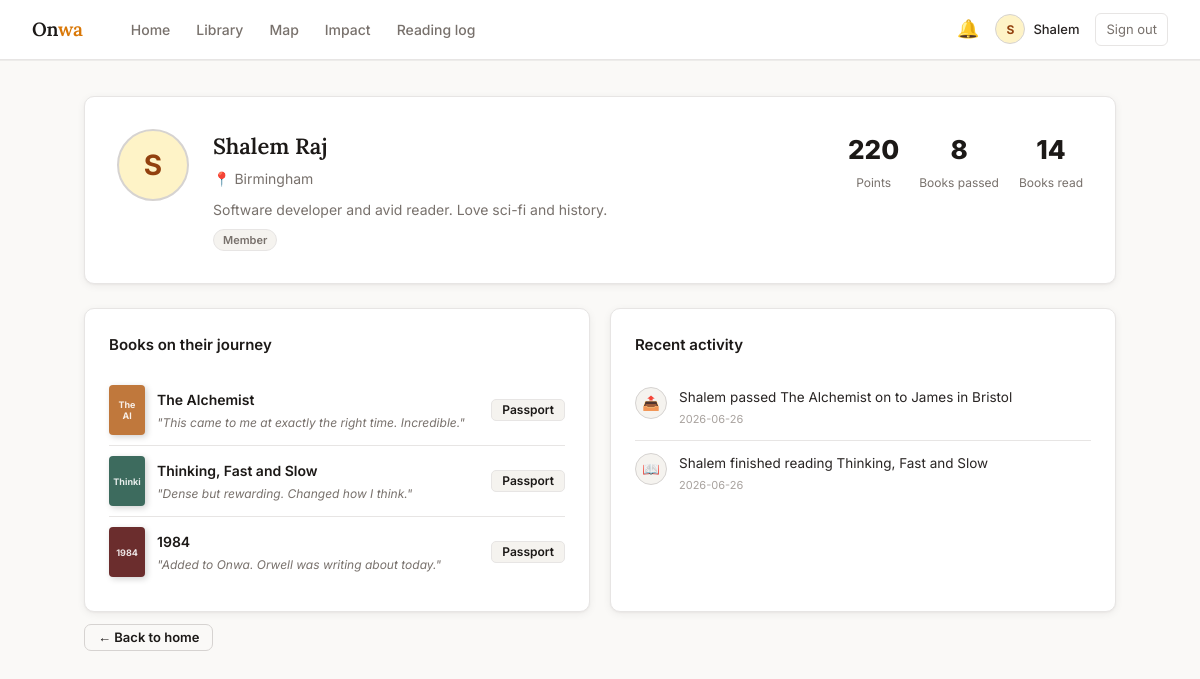
Page /profile/2 (signed in) on the committed database.
### tables this page shows
CREATE TABLE users (
            id INTEGER PRIMARY KEY AUTOINCREMENT,
            name TEXT NOT NULL,
            email TEXT UNIQUE NOT NULL,
            password TEXT NOT NULL,
            role TEXT DEFAULT 'member',
            bio TEXT DEFAULT '',
            location TEXT DEFAULT '',
            points INTEGER DEFAULT 0,
            books_passed INTEGER DEFAULT 0,
            books_read INTEGER DEFAULT 0,
            date_joined DATETIME DEFAULT CURRENT_TIMESTAMP
        );

CREATE TABLE passport_entries (
            id INTEGER PRIMARY KEY AUTOINCREMENT,
            book_id INTEGER NOT NULL,
            user_id INTEGER NOT NULL,
            location TEXT,
            note TEXT,
            miles_travelled REAL DEFAULT 0,
            date_received DATETIME DEFAULT CURRENT_TIMESTAMP
        );

CREATE TABLE books (
            id INTEGER PRIMARY KEY AUTOINCREMENT,
            title TEXT NOT NULL,
            author TEXT NOT NULL,
            genre TEXT,
            description TEXT,
            cover_color TEXT DEFAULT '#4A90D9',
            passport_code TEXT UNIQUE,
            current_holder_id INTEGER,
            status TEXT DEFAULT 'circulating',
            total_miles REAL DEFAULT 0,
            total_readers INTEGER DEFAULT 0,
            added_by INTEGER,
            date_added DATETIME DEFAULT CURRENT_TIMESTAMP
        );

CREATE TABLE activity (
            id INTEGER PRIMARY KEY AUTOINCREMENT,
            user_id INTEGER NOT NULL,
            type TEXT NOT NULL,
            book_id INTEGER,
            message TEXT,
            date DATETIME DEFAULT CURRENT_TIMESTAMP
        );

### app.py (the view)
@app.route('/profile/<int:uid>')
def profile(uid):
    if 'user_id' not in session:
        return redirect('/login')
    conn = get_db()
    user = conn.execute("SELECT * FROM users WHERE id=?", (uid,)).fetchone()
    if not user:
        return "User not found", 404
    passed = conn.execute("SELECT p.*,b.title,b.cover_color,b.passport_code FROM passport_entries p JOIN books b ON b.id=p.book_id WHERE p.user_id=? ORDER BY p.date_received DESC", (uid,)).fetchall()
    activity = conn.execute("SELECT a.*,b.title as btitle FROM activity a LEFT JOIN books b ON b.id=a.book_id WHERE a.user_id=? ORDER BY a.date DESC LIMIT 10", (uid,)).fetchall()
    conn.close()
    return render_template('profile.html', user=user, passed=passed, activity=activity)

### app.py (called while the page is built)
def get_db():
    conn = sqlite3.connect(DB)
    conn.row_factory = sqlite3.Row
    return conn

### templates/profile.html (shortened to what this page needs)
{% extends 'base.html' %}
{% block body %}
<div class="page">
  <div class="card" style="margin-bottom:24px;padding:32px">
    <div style="display:flex;gap:24px;align-items:flex-start;flex-wrap:wrap">
      <div style="width:72px;height:72px;border-radius:50%;background:var(--amber-bg);color:var(--amber);font-size:28px;font-weight:700;display:flex;align-items:center;justify-content:center;border:2px solid var(--border-2);flex-shrink:0">{{ user['name'][0] }}</div>
      <div style="flex:1">
        <h1 style="font-family:'Lora',serif;font-size:22px;font-weight:600;color:var(--ink);margin-bottom:4px">{{ user['name'] }}</h1>
        {% if user['location'] %}<div style="font-size:14px;color:var(--muted);margin-bottom:8px">📍 {{ user['location'] }}</div>{% endif %}
        {% if user['bio'] %}<p style="font-size:14px;color:var(--muted);max-width:500px;line-height:1.6">{{ user['bio'] }}</p>{% endif %}
        <div style="margin-top:6px"><span class="badge {% if user['role']=='admin' %}b-ink{% else %}b-grey{% endif %}">{{ user['role']|title }}</span></div>
      </div>
      <div style="display:flex;gap:20px;flex-shrink:0;flex-wrap:wrap">
        {% for val,lbl in [(user['points'],'Points'),(user['books_passed'],'Books passed'),(user['books_read'],'Books read')] %}
        <div style="text-align:center">
          <div style="font-size:26px;font-weight:800;color:var(--ink)">{{ val }}</div>
          <div style="font-size:12px;color:var(--muted);margin-top:2px">{{ lbl }}</div>
        </div>
        {% endfor %}
      </div>
    </div>
  </div>
  <div class="g2">
    <div class="card">
      <div class="card-title">Books on their journey</div>
      {% if passed %}
        {% for entry in passed %}
        <div style="display:flex;align-items:center;gap:12px;padding:10px 0;{% if not loop.last %}border-bottom:1px solid var(--border);{% endif %}">
          <div class="bcover" style="width:36px;height:50px;background:{{ entry['cover_color'] }}">{{ entry['title'][:6] }}</div>
          <div style="flex:1">
            <div style="font-weight:600;font-size:14px">{{ entry['title'] }}</div>
            {% if entry['note'] %}
            <div style="font-size:12px;color:var(--muted);font-style:italic;margin-top:2px">"{{ entry['note'][:60] }}{% if entry['note']|length > 60 %}…{% endif %}"</div>
            {% endif %}
          </div>
          <a href="/passport/{{ entry['passport_code'] }}" class="btn btn-ghost btn-xs">Passport</a>
        </div>
        {% endfor %}
      {% else %}
      <div class="empty"><div class="empty-icon">📚</div><p>No books yet.</p></div>
      {% endif %}
    </div>
    <div class="card">
      <div class="card-title">Recent activity</div>
      {% if activity %}
        {% for a in activity %}
        <div class="feed-item">
          <div class="feed-avatar" style="font-size:14px">
            {% if a['type']=='passed' %}📤{% elif a['type']=='read' %}📖{% elif a['type']=='queued' %}📋{% elif a['type']=='added' %}➕{% else %}👋{% endif %}
          </div>
          <div>
            <div class="feed-text">{{ a['message'] }}</div>
            <div class="feed-time">{{ a['date'][:10] }}</div>
          </div>
        </div>
        {% endfor %}
      {% else %}
      <div class="empty"><div class="empty-icon">💬</div><p>No activity yet.</p></div>
      {% endif %}
    </div>
  </div>
  <div style="margin-top:12px">
    <a href="/dashboard" class="btn btn-outline btn-sm">← Back to home</a>
  </div>
</div>
{% endblock %}

### static/animations.css (style rules this page uses)
.page { animation: fadeIn 0.5s ease-out; }
.card { animation: fadeInUp 0.6s ease-out backwards; }
.card:nth-child(1) { animation-delay: 0.05s; }
.card:nth-child(2) { animation-delay: 0.1s; }
.btn { position: relative; overflow: hidden; transition: all 0.3s cubic-bezier(0.34, 1.56, 0.64, 1); }
.btn::before { content: ''; position: absolute; top: 50%; left: 50%; width: 0; height: 0; border-radius: 50%; background: rgba(255, 255, 255, 0.3); transform: translate(-50%, -50%); transition: width 0.6s, height 0.6s; }
.bcover { transition: all 0.4s cubic-bezier(0.34, 1.56, 0.64, 1); animation: slideInFromLeft 0.5s ease-out; }
.feed-item { animation: fadeInUp 0.5s ease-out backwards; transition: all 0.3s ease; }
.feed-item:nth-child(2) { animation-delay: 0.1s; }
.feed-item:nth-child(3) { animation-delay: 0.15s; }
.badge { animation: scaleIn 0.4s cubic-bezier(0.34, 1.56, 0.64, 1); }
.g2 > *, .g3 > *, .g4 > * { animation: fadeInUp 0.5s ease-out backwards; }
.g2 > :nth-child(1) { animation-delay: 0.1s; }
.g2 > :nth-child(2) { animation-delay: 0.15s; }
a { transition: all 0.25s ease; }
.btn-dark, .btn-amber, .btn-outline, .btn-ghost, .btn-danger { transition: all 0.3s cubic-bezier(0.34, 1.56, 0.64, 1); }
.b-green, .b-amber, .b-blue, .b-grey, .b-red, .b-ink { transition: all 0.3s ease; }
body, .page, .card { transition: background-color 0.3s ease; }
.card { transition: box-shadow 0.3s cubic-bezier(0.34, 1.56, 0.64, 1); }
.tl-head, .card-title { animation: slideInFromLeft 0.4s ease-out backwards; }

### templates/base.html (style rules this page uses)
:root { --ink: #1c1917; --ink-2: #292524; --muted: #78716c; --muted-2: #a8a29e; --border: #e7e5e4; --border-2: #d6d3d1; --cream: #faf9f7; --cream-2: #f5f3ef; --white: #ffffff; --amber: #92400e; --amber-bg: #fef3c7; --amber-mid: #d97706; --amber-bright: #f59e0b; --green: #166534; --green-bg: #dcfce7; --green-mid: #16a34a; --red: #991b1b; --red-bg: #fee2e2; --blue: #1e40af; --blue-bg: #dbeafe; --r: 10px; --r-sm: 6px; --sh: 0 1px 2px rgba(28,25,23,.04), 0 2px 8px rgba(28,25,23,.06); --sh-md: 0 4px 16px rgba(28,25,23,.10); --sh-lg: 0 12px 40px rgba(28,25,23,.14); }
*, *::before, *::after { margin:0; padding:0; box-sizing:border-box; }
html { scroll-behavior: smooth; }
body { font-family: 'Inter', system-ui, sans-serif; background: var(--cream); color: var(--ink); line-height: 1.6; font-size: 15px; -webkit-font-smoothing: antialiased; }
.page { max-width: 1080px; margin: 0 auto; padding: 36px 24px 60px; }
.card { background: var(--white); border: 1px solid var(--border); border-radius: var(--r); padding: 24px; box-shadow: var(--sh); }
.card-title { font-size: 15px; font-weight: 600; color: var(--ink); margin-bottom: 18px; display: flex; align-items: center; justify-content: space-between; gap: 10px; }
.g2 { display: grid; grid-template-columns: 1fr 1fr; gap: 20px; }
.btn { display: inline-flex; align-items: center; justify-content: center; gap: 6px; padding: 9px 18px; border-radius: 8px; font-size: 14px; font-weight: 600; font-family: inherit; cursor: pointer; border: none; text-decoration: none; transition: all .15s; line-height: 1; }
.btn-outline { background: transparent; color: var(--ink); border: 1.5px solid var(--border-2); }
.btn-ghost { background: var(--cream-2); color: var(--ink); border: 1px solid var(--border); }
.btn-sm { padding: 6px 13px; font-size: 13px; border-radius: 7px; }
.btn-xs { padding: 4px 10px; font-size: 12px; border-radius: 5px; }
.badge { display: inline-flex; align-items: center; padding: 2px 9px; border-radius: 20px; font-size: 11px; font-weight: 600; line-height: 1.5; white-space: nowrap; }
.b-grey { background: var(--cream-2); color: var(--muted); border:1px solid var(--border); }
.bcover { flex-shrink: 0; border-radius: 4px; display: flex; align-items: center; justify-content: center; color: rgba(255,255,255,.88); font-size: 9px; font-weight: 700; text-align: center; padding: 5px; line-height: 1.3; box-shadow: 2px 2px 6px rgba(0,0,0,.18); }
.feed-item { display:flex; gap:12px; align-items:flex-start; padding:12px 0; border-bottom:1px solid var(--border); }
.feed-item:last-child { border-bottom:none; }
.feed-avatar { width:32px; height:32px; border-radius:50%; background:var(--cream-2); border:1.5px solid var(--border-2); display:flex; align-items:center; justify-content:center; font-size:12px; font-weight:700; color:var(--muted); flex-shrink:0; }
.feed-text { font-size:13.5px; color:var(--ink-2); line-height:1.5; }
.feed-time { font-size:11px; color:var(--muted-2); margin-top:3px; }

### rows in the picture
users: name "S", name "Shalem Raj", location "Birmingham", bio "Software developer and avid reader. Love sci-fi and history.", role "Member"
passport_entries: title "The Al", title "The Alchemist", note "This came to me at exactly the right time. Incredible."
passport_entries: title "Thinki", title "Thinking, Fast and Slow", note "Dense but rewarding. Changed how I think."
passport_entries: title "1984", note "Added to Onwa. Orwell was writing about today."
activity: message "Shalem passed The Alchemist on to James in Bristol", date "2026-06-26"
activity: message "Shalem finished reading Thinking, Fast and Slow", date "2026-06-26"

### other values in the picture
{{ session.user_name[0] }} "S"
{{ session.user_name.split()[0] }} "Shalem"
{{ val }} "220" "8" "14"
{{ lbl }} "Points" "Books passed" "Books read"
